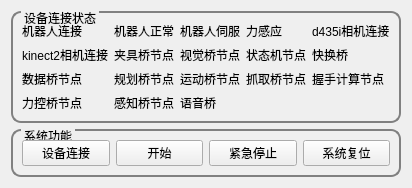
          <widget class="QWidget" name="tab_main">
           <attribute name="title">
            <string>主界面</string>
           </attribute>
           <layout class="QVBoxLayout" name="verticalLayout_2">
            <item>
             <layout class="QVBoxLayout" name="vLayout_tabmain_1" stretch="2,1">
              <item>
               <layout class="QHBoxLayout" name="hLayout_tabmain_11">
                <item>
                 <widget class="QGroupBox" name="gBox_tabmain_status">
                  <property name="styleSheet">
                   <string notr="true">QGroupBox{

border-width:2px;

border-style:solid;

border-radius: 10px;

border-color:gray;

margin-top:0.5ex;

}

QGroupBox::title{

subcontrol-origin:margin;

subcontrol-position:top left;

left:10px;

margin-left:0px;

padding:0 1px;

}</string>
                  </property>
                  <property name="title">
                   <string>设备连接状态</string>
                  </property>
                  <layout class="QHBoxLayout" name="horizontalLayout_2">
                   <item>
                    <layout class="QGridLayout" name="gLayout_tabmain_status">
                     <item row="0" column="0">
                      <widget class="QLabel" name="label_tabmain_rbconn">
                       <property name="text">
                        <string>机器人连接</string>
                       </property>
                      </widget>
                     </item>
                     <item row="0" column="1">
                      <widget class="QLabel" name="label_tabmain_rbIsWell">
                       <property name="text">
                        <string>机器人正常</string>
                       </property>
                      </widget>
                     </item>
                     <item row="0" column="2">
                      <widget class="QLabel" name="label_tabmain_rbEnable">
                       <property name="text">
                        <string>机器人伺服</string>
                       </property>
                      </widget>
                     </item>
                     <item row="0" column="3">
                      <widget class="QLabel" name="label_tabmain_forceSensor">
                       <property name="text">
                        <string>力感应</string>
                       </property>
                      </widget>
                     </item>
                     <item row="0" column="4">
                      <widget class="QLabel" name="label_tabmain_d435iConn">
                       <property name="text">
                        <string>d435i相机连接</string>
                       </property>
                      </widget>
                     </item>
                     <item row="1" column="0">
                      <widget class="QLabel" name="label_tabmain_kinect2Conn">
                       <property name="text">
                        <string>kinect2相机连接</string>
                       </property>
                      </widget>
                     </item>
                     <item row="1" column="2">
                      <widget class="QLabel" name="label_tabmain_versionBridge">
                       <property name="text">
                        <string>视觉桥节点</string>
                       </property>
                      </widget>
                     </item>
                     <item row="1" column="1">
                      <widget class="QLabel" name="label_tabmain_gripperbridge">
                       <property name="text">
                        <string>夹具桥节点</string>
                       </property>
                      </widget>
                     </item>
                     <item row="1" column="3">
                      <widget class="QLabel" name="label_tabmain_fsmBridge">
                       <property name="text">
                        <string>状态机节点</string>
                       </property>
                      </widget>
                     </item>
                     <item row="3" column="4">
                      <widget class="QLabel" name="label_tabmain_shakehandJudge">
                       <property name="text">
                        <string>握手计算节点</string>
                       </property>
                      </widget>
                     </item>
                     <item row="3" column="0">
                      <widget class="QLabel" name="label_tabmain_dmBridge">
                       <property name="text">
                        <string>数据桥节点</string>
                       </property>
                      </widget>
                     </item>
                     <item row="3" column="1">
                      <widget class="QLabel" name="label_tabmain_plannerBridge">
                       <property name="text">
                        <string>规划桥节点</string>
                       </property>
                      </widget>
                     </item>
                     <item row="3" column="2">
                      <widget class="QLabel" name="label_tabmain_motionBridge">
                       <property name="text">
                        <string>运动桥节点</string>
                       </property>
                      </widget>
                     </item>
                     <item row="4" column="0">
                      <widget class="QLabel" name="label_tabmain_forcebridge">
                       <property name="text">
                        <string>力控桥节点</string>
                       </property>
                      </widget>
                     </item>
                     <item row="4" column="1">
                      <widget class="QLabel" name="label_tabmain_perceptionBridge">
                       <property name="text">
                        <string>感知桥节点</string>
                       </property>
                      </widget>
                     </item>
                     <item row="1" column="4">
                      <widget class="QLabel" name="label_tabmain_quickchange">
                       <property name="text">
                        <string>快换桥</string>
                       </property>
                      </widget>
                     </item>
                     <item row="3" column="3">
                      <widget class="QLabel" name="label_tabmain_pickPlaceBridge">
                       <property name="text">
                        <string>抓取桥节点</string>
                       </property>
                      </widget>
                     </item>
                     <item row="4" column="2">
                      <widget class="QLabel" name="label_tabmain_asbridge">
                       <property name="text">
                        <string>语音桥</string>
                       </property>
                      </widget>
                     </item>
                    </layout>
                   </item>
                  </layout>
                 </widget>
                </item>
               </layout>
              </item>
              <item>
               <layout class="QHBoxLayout" name="hLayout_tabmain_31" stretch="0">
                <item>
                 <widget class="QGroupBox" name="gBox_tabmain_func">
                  <property name="styleSheet">
                   <string notr="true">QGroupBox{

border-width:2px;

border-style:solid;

border-radius: 10px;

border-color:gray;

margin-top:0.5ex;

}

QGroupBox::title{

subcontrol-origin:margin;

subcontrol-position:top left;

left:10px;

margin-left:0px;

padding:0 1px;

}</string>
                  </property>
                  <property name="title">
                   <string>系统功能</string>
                  </property>
                  <layout class="QHBoxLayout" name="horizontalLayout_7">
                   <item>
                    <widget class="QPushButton" name="btn_tabmain_devConn">
                     <property name="maximumSize">
                      <size>
                       <width>150</width>
                       <height>50</height>
                      </size>
                     </property>
                     <property name="text">
                      <string>设备连接</string>
                     </property>
                    </widget>
                   </item>
                   <item>
                    <widget class="QPushButton" name="btn_tabmain_start">
                     <property name="maximumSize">
                      <size>
                       <width>150</width>
                       <height>50</height>
                      </size>
                     </property>
                     <property name="text">
                      <string>开始</string>
                     </property>
                    </widget>
                   </item>
                   <item>
                    <widget class="QPushButton" name="btn_tabmain_sysStop">
                     <property name="maximumSize">
                      <size>
                       <width>150</width>
                       <height>50</height>
                      </size>
                     </property>
                     <property name="text">
                      <string>紧急停止</string>
                     </property>
                    </widget>
                   </item>
                   <item>
                    <widget class="QPushButton" name="btn_tabmain_sysReset">
                     <property name="maximumSize">
                      <size>
                       <width>150</width>
                       <height>50</height>
                      </size>
                     </property>
                     <property name="text">
                      <string>系统复位</string>
                     </property>
                    </widget>
                   </item>
                  </layout>
                 </widget>
                </item>
               </layout>
              </item>
             </layout>
            </item>
           </layout>
          </widget>
